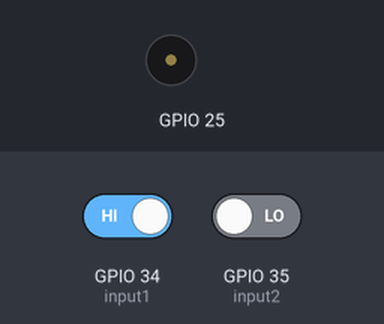
Bench run of a sketch on a simulated ESP32. Parts: buzzer (waves = sounding). The inputs (shaded band) are chosen by the test bench; at power-on: GPIO 34 (input1) HIGH, GPIO 35 (input2) LOW.

Above: at 5.2 s.
5.3 s: GPIO 34 (input1) driven LOW
At 6.75 s:
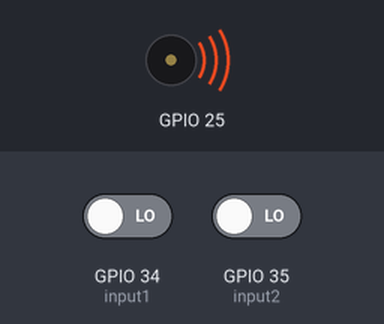
Timing chart, 0 to 8.3 s (numbered marks = the images above; inputs shaded):
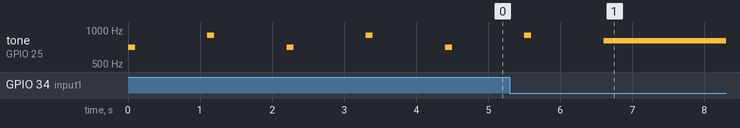

The sketch:

L4.ino
```cpp
const byte channel = 0;
const byte input1 = 34, input2 = 35;
void setup() {
ledcSetup(channel, 10000, 8);
ledcAttachPin(25, channel);
pinMode(input1, INPUT);
pinMode(input2, INPUT);

}

void loop() {
if (digitalRead(input1) == false){
  ledcWriteTone(channel, 800);
  delay(50);
  ledcWriteTone(channel, 0);
}
else if (digitalRead(input2) == false){
  ledcWriteTone(channel, 700);
  delay(100);
  ledcWriteTone(channel, 0);
  delay(1000);
  ledcWriteTone(channel, 900);
  delay(100);
  ledcWriteTone(channel, 0);
  delay(1000);
  }
  ledcWriteTone(channel,0);
}
```
